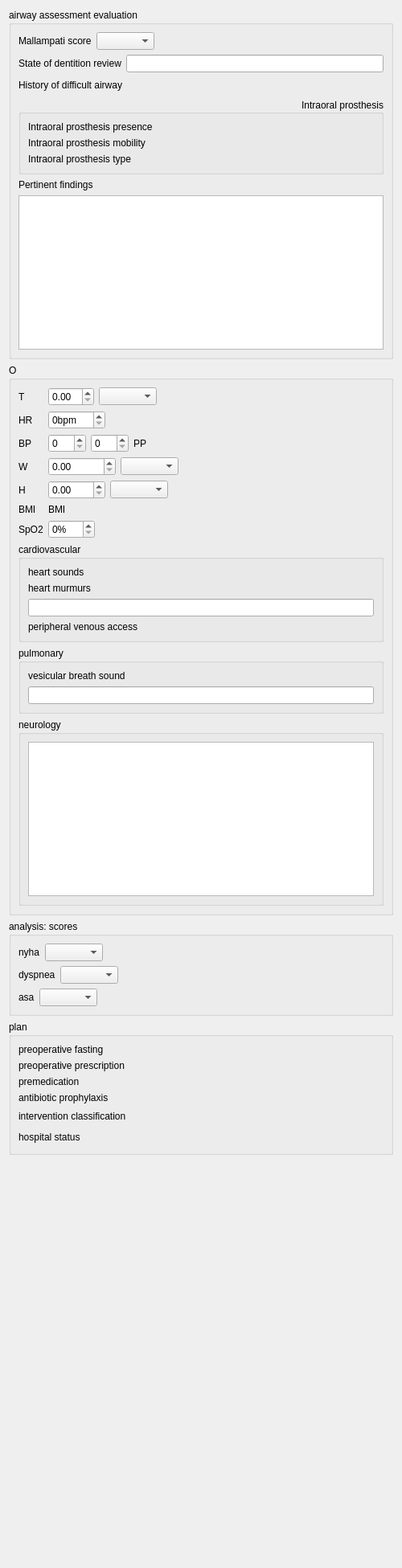
<?xml version="1.0" encoding="UTF-8"?>
<ui version="4.0">
 <class>Form</class>
 <widget class="QWidget" name="Form">
  <property name="geometry">
   <rect>
    <x>0</x>
    <y>0</y>
    <width>500</width>
    <height>1951</height>
   </rect>
  </property>
  <property name="windowTitle">
   <string>Form</string>
  </property>
  <layout class="QVBoxLayout" name="verticalLayout_6">
   <item>
    <widget class="QGroupBox" name="airwayAssessmentEvaluationGroupBox">
     <property name="sizePolicy">
      <sizepolicy hsizetype="Preferred" vsizetype="Preferred">
       <horstretch>0</horstretch>
       <verstretch>0</verstretch>
      </sizepolicy>
     </property>
     <property name="title">
      <string>airway assessment evaluation</string>
     </property>
     <layout class="QVBoxLayout" name="verticalLayout">
      <item>
       <layout class="QHBoxLayout" name="horizontalLayout">
        <item>
         <widget class="QLabel" name="mallampatiScoreLabel">
          <property name="text">
           <string>Mallampati score</string>
          </property>
         </widget>
        </item>
        <item>
         <widget class="QComboBox" name="mallampatiScoreCombo"/>
        </item>
        <item>
         <spacer name="horizontalSpacer_2">
          <property name="orientation">
           <enum>Qt::Horizontal</enum>
          </property>
          <property name="sizeHint" stdset="0">
           <size>
            <width>40</width>
            <height>20</height>
           </size>
          </property>
         </spacer>
        </item>
       </layout>
      </item>
      <item>
       <layout class="QHBoxLayout" name="horizontalLayout_2">
        <item>
         <widget class="QLabel" name="stateOfDentitionReviewLabel">
          <property name="text">
           <string>State of dentition review</string>
          </property>
         </widget>
        </item>
        <item>
         <widget class="QLineEdit" name="stateOfDentitionReviewLineEdit"/>
        </item>
       </layout>
      </item>
      <item>
       <layout class="QHBoxLayout" name="horizontalLayout_3" stretch="0,0,0">
        <property name="sizeConstraint">
         <enum>QLayout::SetDefaultConstraint</enum>
        </property>
        <item>
         <widget class="QLabel" name="historyOfDifficultAirwayLabel">
          <property name="text">
           <string>History of difficult airway</string>
          </property>
         </widget>
        </item>
        <item>
         <layout class="QHBoxLayout" name="historyOfDifficultAirwayLayout"/>
        </item>
        <item>
         <spacer name="horizontalSpacer">
          <property name="orientation">
           <enum>Qt::Horizontal</enum>
          </property>
          <property name="sizeHint" stdset="0">
           <size>
            <width>40</width>
            <height>20</height>
           </size>
          </property>
         </spacer>
        </item>
       </layout>
      </item>
      <item>
       <widget class="QGroupBox" name="intraoralProsthesisGroupBox">
        <property name="sizePolicy">
         <sizepolicy hsizetype="Preferred" vsizetype="Preferred">
          <horstretch>0</horstretch>
          <verstretch>0</verstretch>
         </sizepolicy>
        </property>
        <property name="minimumSize">
         <size>
          <width>0</width>
          <height>0</height>
         </size>
        </property>
        <property name="title">
         <string>Intraoral prosthesis</string>
        </property>
        <property name="alignment">
         <set>Qt::AlignRight|Qt::AlignTrailing|Qt::AlignVCenter</set>
        </property>
        <layout class="QGridLayout" name="gridLayout">
         <item row="0" column="0">
          <widget class="QLabel" name="intraoralProsthesisPresenceLabel">
           <property name="text">
            <string>Intraoral prosthesis presence</string>
           </property>
          </widget>
         </item>
         <item row="0" column="1">
          <layout class="QHBoxLayout" name="intraoralProsthesisPresenceLayout"/>
         </item>
         <item row="1" column="0">
          <widget class="QLabel" name="intraoralProsthesisMobilityLabel">
           <property name="text">
            <string>Intraoral prosthesis mobility</string>
           </property>
          </widget>
         </item>
         <item row="1" column="1">
          <layout class="QHBoxLayout" name="intraoralProsthesisMobilityLayout"/>
         </item>
         <item row="2" column="0">
          <widget class="QLabel" name="intraoralProsthesisTypeLabel">
           <property name="text">
            <string>Intraoral prosthesis type</string>
           </property>
          </widget>
         </item>
         <item row="2" column="1">
          <layout class="QHBoxLayout" name="intraoralProsthesisTypeLayout"/>
         </item>
        </layout>
       </widget>
      </item>
      <item>
       <widget class="QLabel" name="pertinentFindingsLabel">
        <property name="text">
         <string>Pertinent findings</string>
        </property>
       </widget>
      </item>
      <item>
       <widget class="QTextEdit" name="pertinentFindingsEdit">
        <property name="sizePolicy">
         <sizepolicy hsizetype="Expanding" vsizetype="Preferred">
          <horstretch>0</horstretch>
          <verstretch>0</verstretch>
         </sizepolicy>
        </property>
       </widget>
      </item>
     </layout>
    </widget>
   </item>
   <item>
    <widget class="QGroupBox" name="objectiveGroup">
     <property name="title">
      <string>O</string>
     </property>
     <layout class="QVBoxLayout" name="verticalLayout_4">
      <item>
       <layout class="QFormLayout" name="formLayout">
        <property name="fieldGrowthPolicy">
         <enum>QFormLayout::FieldsStayAtSizeHint</enum>
        </property>
        <item row="0" column="0">
         <widget class="QLabel" name="temperatureLabel">
          <property name="text">
           <string>T</string>
          </property>
         </widget>
        </item>
        <item row="0" column="1">
         <layout class="QHBoxLayout" name="horizontalLayout_6">
          <item>
           <widget class="QDoubleSpinBox" name="temperatureValue"/>
          </item>
          <item>
           <widget class="QComboBox" name="temperatureUnit"/>
          </item>
         </layout>
        </item>
        <item row="1" column="0">
         <widget class="QLabel" name="heartRateLabel">
          <property name="text">
           <string>HR</string>
          </property>
         </widget>
        </item>
        <item row="1" column="1">
         <layout class="QHBoxLayout" name="horizontalLayout_4" stretch="0">
          <item>
           <widget class="QSpinBox" name="heartRateValue">
            <property name="suffix">
             <string>bpm</string>
            </property>
            <property name="maximum">
             <number>220</number>
            </property>
           </widget>
          </item>
         </layout>
        </item>
        <item row="2" column="0">
         <widget class="QLabel" name="bloodPressureLabel">
          <property name="text">
           <string>BP</string>
          </property>
         </widget>
        </item>
        <item row="2" column="1">
         <layout class="QHBoxLayout" name="horizontalLayout_5">
          <item>
           <widget class="QSpinBox" name="bloodPressureSystolicValue">
            <property name="maximum">
             <number>300</number>
            </property>
            <property name="singleStep">
             <number>10</number>
            </property>
           </widget>
          </item>
          <item>
           <widget class="QSpinBox" name="bloodPressureDiastolicValue">
            <property name="maximum">
             <number>300</number>
            </property>
            <property name="singleStep">
             <number>10</number>
            </property>
           </widget>
          </item>
          <item>
           <widget class="QLabel" name="bloodPressurePulseValue">
            <property name="text">
             <string>PP</string>
            </property>
           </widget>
          </item>
         </layout>
        </item>
        <item row="3" column="0">
         <widget class="QLabel" name="weightLabel">
          <property name="text">
           <string>W</string>
          </property>
         </widget>
        </item>
        <item row="3" column="1">
         <layout class="QHBoxLayout" name="horizontalLayout_7">
          <item>
           <widget class="QDoubleSpinBox" name="weightValue">
            <property name="maximum">
             <double>1000000.000000000000000</double>
            </property>
           </widget>
          </item>
          <item>
           <widget class="QComboBox" name="weightUnit"/>
          </item>
         </layout>
        </item>
        <item row="4" column="0">
         <widget class="QLabel" name="heightLabel">
          <property name="text">
           <string>H</string>
          </property>
         </widget>
        </item>
        <item row="4" column="1">
         <layout class="QHBoxLayout" name="horizontalLayout_8">
          <item>
           <widget class="QDoubleSpinBox" name="heightValue">
            <property name="maximum">
             <double>1000.000000000000000</double>
            </property>
           </widget>
          </item>
          <item>
           <widget class="QComboBox" name="heightUnit"/>
          </item>
         </layout>
        </item>
        <item row="5" column="0">
         <widget class="QLabel" name="bmiLabel">
          <property name="text">
           <string>BMI</string>
          </property>
         </widget>
        </item>
        <item row="5" column="1">
         <widget class="QLabel" name="bmiValue">
          <property name="text">
           <string>BMI</string>
          </property>
         </widget>
        </item>
        <item row="6" column="0">
         <widget class="QLabel" name="oxygenSaturationLabel">
          <property name="text">
           <string>SpO2</string>
          </property>
         </widget>
        </item>
        <item row="6" column="1">
         <layout class="QHBoxLayout" name="horizontalLayout_9">
          <item>
           <widget class="QSpinBox" name="oxygenSaturationValue">
            <property name="suffix">
             <string>%</string>
            </property>
            <property name="maximum">
             <number>100</number>
            </property>
           </widget>
          </item>
         </layout>
        </item>
       </layout>
      </item>
      <item>
       <widget class="QGroupBox" name="objectiveCardiovascularGroupBox">
        <property name="title">
         <string>cardiovascular</string>
        </property>
        <layout class="QGridLayout" name="gridLayout_2">
         <item row="0" column="0">
          <widget class="QLabel" name="heartSoundsLabel">
           <property name="text">
            <string>heart sounds</string>
           </property>
          </widget>
         </item>
         <item row="0" column="1">
          <layout class="QHBoxLayout" name="heartSoundsRadioLayout"/>
         </item>
         <item row="1" column="0">
          <widget class="QLabel" name="heartMurmursLabel">
           <property name="text">
            <string>heart murmurs</string>
           </property>
          </widget>
         </item>
         <item row="1" column="1">
          <layout class="QHBoxLayout" name="heartMurmursRadioLayout"/>
         </item>
         <item row="2" column="0" colspan="2">
          <widget class="QLineEdit" name="cardiovascularHeartMurmursLineEdit"/>
         </item>
         <item row="3" column="0">
          <widget class="QLabel" name="peripheralVenousAccessLabel">
           <property name="text">
            <string>peripheral venous access</string>
           </property>
          </widget>
         </item>
         <item row="3" column="1">
          <layout class="QHBoxLayout" name="peripheralVenousAccessRadioLayout"/>
         </item>
        </layout>
       </widget>
      </item>
      <item>
       <widget class="QGroupBox" name="objectivePulmonaryGroupBox">
        <property name="title">
         <string>pulmonary</string>
        </property>
        <layout class="QGridLayout" name="gridLayout_3">
         <item row="0" column="0">
          <widget class="QLabel" name="breathSoundsLabel">
           <property name="text">
            <string>vesicular breath sound</string>
           </property>
          </widget>
         </item>
         <item row="0" column="1">
          <layout class="QHBoxLayout" name="breathSoundsRadioLayout"/>
         </item>
         <item row="1" column="0" colspan="2">
          <widget class="QLineEdit" name="pulmonaryCommentsLineEdit"/>
         </item>
        </layout>
       </widget>
      </item>
      <item>
       <widget class="QGroupBox" name="objectiveNeurologicalGroupBox">
        <property name="title">
         <string>neurology</string>
        </property>
        <layout class="QVBoxLayout" name="verticalLayout_3">
         <item>
          <widget class="QTextEdit" name="neurologyTextEdit">
           <property name="sizePolicy">
            <sizepolicy hsizetype="Expanding" vsizetype="Preferred">
             <horstretch>0</horstretch>
             <verstretch>0</verstretch>
            </sizepolicy>
           </property>
          </widget>
         </item>
        </layout>
       </widget>
      </item>
     </layout>
    </widget>
   </item>
   <item>
    <widget class="QGroupBox" name="assessmentScoreGroupBox">
     <property name="title">
      <string>analysis: scores</string>
     </property>
     <layout class="QVBoxLayout" name="verticalLayout_2">
      <item>
       <layout class="QHBoxLayout" name="horizontalLayout_10">
        <item>
         <widget class="QLabel" name="nyhaClassificationLabel">
          <property name="text">
           <string>nyha</string>
          </property>
         </widget>
        </item>
        <item>
         <widget class="QComboBox" name="nyhaClassificationCombo"/>
        </item>
        <item>
         <spacer name="horizontalSpacer_3">
          <property name="orientation">
           <enum>Qt::Horizontal</enum>
          </property>
          <property name="sizeHint" stdset="0">
           <size>
            <width>40</width>
            <height>20</height>
           </size>
          </property>
         </spacer>
        </item>
       </layout>
      </item>
      <item>
       <layout class="QHBoxLayout" name="horizontalLayout_11">
        <item>
         <widget class="QLabel" name="breathlessnessScaleLabel">
          <property name="text">
           <string>dyspnea</string>
          </property>
         </widget>
        </item>
        <item>
         <widget class="QComboBox" name="breathlessnessScaleCombo"/>
        </item>
        <item>
         <spacer name="horizontalSpacer_4">
          <property name="orientation">
           <enum>Qt::Horizontal</enum>
          </property>
          <property name="sizeHint" stdset="0">
           <size>
            <width>40</width>
            <height>20</height>
           </size>
          </property>
         </spacer>
        </item>
       </layout>
      </item>
      <item>
       <layout class="QHBoxLayout" name="horizontalLayout_12">
        <item>
         <widget class="QLabel" name="asaClassificationLabel">
          <property name="text">
           <string>asa</string>
          </property>
         </widget>
        </item>
        <item>
         <widget class="QComboBox" name="asaClassificationCombo"/>
        </item>
        <item>
         <spacer name="horizontalSpacer_5">
          <property name="orientation">
           <enum>Qt::Horizontal</enum>
          </property>
          <property name="sizeHint" stdset="0">
           <size>
            <width>40</width>
            <height>20</height>
           </size>
          </property>
         </spacer>
        </item>
       </layout>
      </item>
     </layout>
    </widget>
   </item>
   <item>
    <widget class="QGroupBox" name="planGroupBox">
     <property name="sizePolicy">
      <sizepolicy hsizetype="Preferred" vsizetype="Preferred">
       <horstretch>0</horstretch>
       <verstretch>0</verstretch>
      </sizepolicy>
     </property>
     <property name="title">
      <string>plan</string>
     </property>
     <layout class="QVBoxLayout" name="verticalLayout_5">
      <item>
       <widget class="QLabel" name="preoperativeFastingLabel">
        <property name="text">
         <string>preoperative fasting</string>
        </property>
       </widget>
      </item>
      <item>
       <layout class="QFormLayout" name="preoperativeFastingTextEditLayout"/>
      </item>
      <item>
       <widget class="QLabel" name="preoperativePrescriptionLabel">
        <property name="text">
         <string>preoperative prescription</string>
        </property>
       </widget>
      </item>
      <item>
       <layout class="QFormLayout" name="preoperativePrescriptionTextEditLayout"/>
      </item>
      <item>
       <widget class="QLabel" name="premedicationLabel">
        <property name="text">
         <string>premedication</string>
        </property>
       </widget>
      </item>
      <item>
       <layout class="QFormLayout" name="premedicationTextEditLayout"/>
      </item>
      <item>
       <widget class="QLabel" name="antibioticProphylaxisLabel">
        <property name="text">
         <string>antibiotic prophylaxis</string>
        </property>
       </widget>
      </item>
      <item>
       <layout class="QFormLayout" name="antibioticProphylaxisTextEditLayout"/>
      </item>
      <item>
       <layout class="QHBoxLayout" name="horizontalLayout_14">
        <item>
         <widget class="QLabel" name="interventionTimingLabel">
          <property name="text">
           <string>intervention classification</string>
          </property>
         </widget>
        </item>
        <item>
         <layout class="QHBoxLayout" name="interventionTimingLayout"/>
        </item>
        <item>
         <spacer name="horizontalSpacer_6">
          <property name="orientation">
           <enum>Qt::Horizontal</enum>
          </property>
          <property name="sizeHint" stdset="0">
           <size>
            <width>40</width>
            <height>20</height>
           </size>
          </property>
         </spacer>
        </item>
       </layout>
      </item>
      <item>
       <layout class="QHBoxLayout" name="horizontalLayout_15">
        <item>
         <widget class="QLabel" name="hospitalStatusLabel">
          <property name="text">
           <string>hospital status</string>
          </property>
         </widget>
        </item>
        <item>
         <layout class="QHBoxLayout" name="hospitalStatusRadioLayout"/>
        </item>
        <item>
         <spacer name="horizontalSpacer_7">
          <property name="orientation">
           <enum>Qt::Horizontal</enum>
          </property>
          <property name="sizeHint" stdset="0">
           <size>
            <width>40</width>
            <height>20</height>
           </size>
          </property>
         </spacer>
        </item>
       </layout>
      </item>
     </layout>
    </widget>
   </item>
   <item>
    <spacer name="verticalSpacer">
     <property name="orientation">
      <enum>Qt::Vertical</enum>
     </property>
     <property name="sizeHint" stdset="0">
      <size>
       <width>20</width>
       <height>40</height>
      </size>
     </property>
    </spacer>
   </item>
  </layout>
 </widget>
 <resources/>
 <connections/>
</ui>
